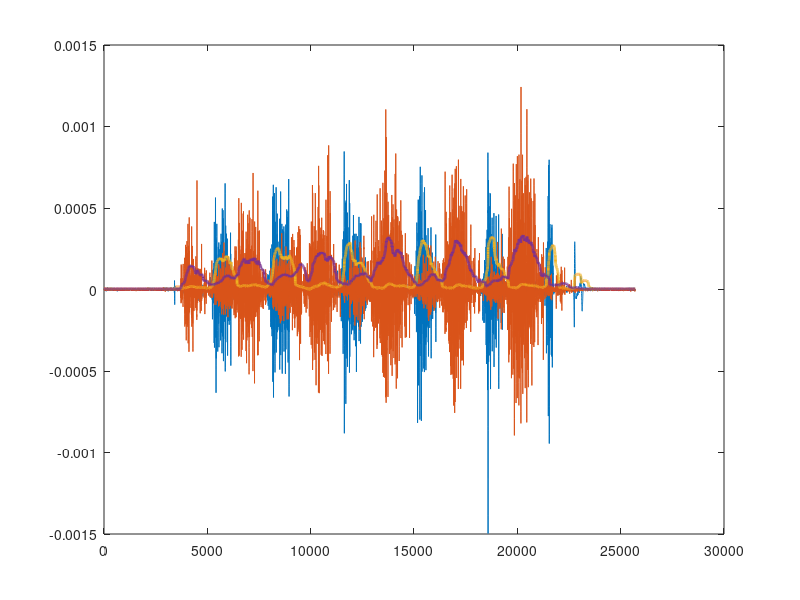

Source code (MATLAB):
% Script to demonstrate windowed RMS processing of EMG data. Make sure you 
% also download 'emgdata.mat' to run this.

% Read in EMG raw data

load('emgdata.mat', 'emgdata')

% Specify window size for processing - ie how many samples are you looking
% back?

[rows, cols] = size(emgdata);
window = 300;

% Initialise storage array for output

RMSdata = zeros(rows-window, cols);

% Detrend raw data

emgdet = detrend(emgdata);

% Calculate RMS values for sliding window (RMS requires Signal Processing
% toolbox)

for i = window+1:rows
    RMSdata(i-window,:) = rms(emgdet(i-window:i,:));
end

% Add snippet to normalise signals here

% Plot raw (actually detrended) EMG data against windowed RMS (play with
% colours to make this more readable)

figure;
plot(emgdet(window+1:rows,:)); hold on
plot(RMSdata, 'LineWidth', 2)

% Downsample and save as 'predictors' for pattern recognition network

emg.predictors = downsample(RMSdata, 100);

